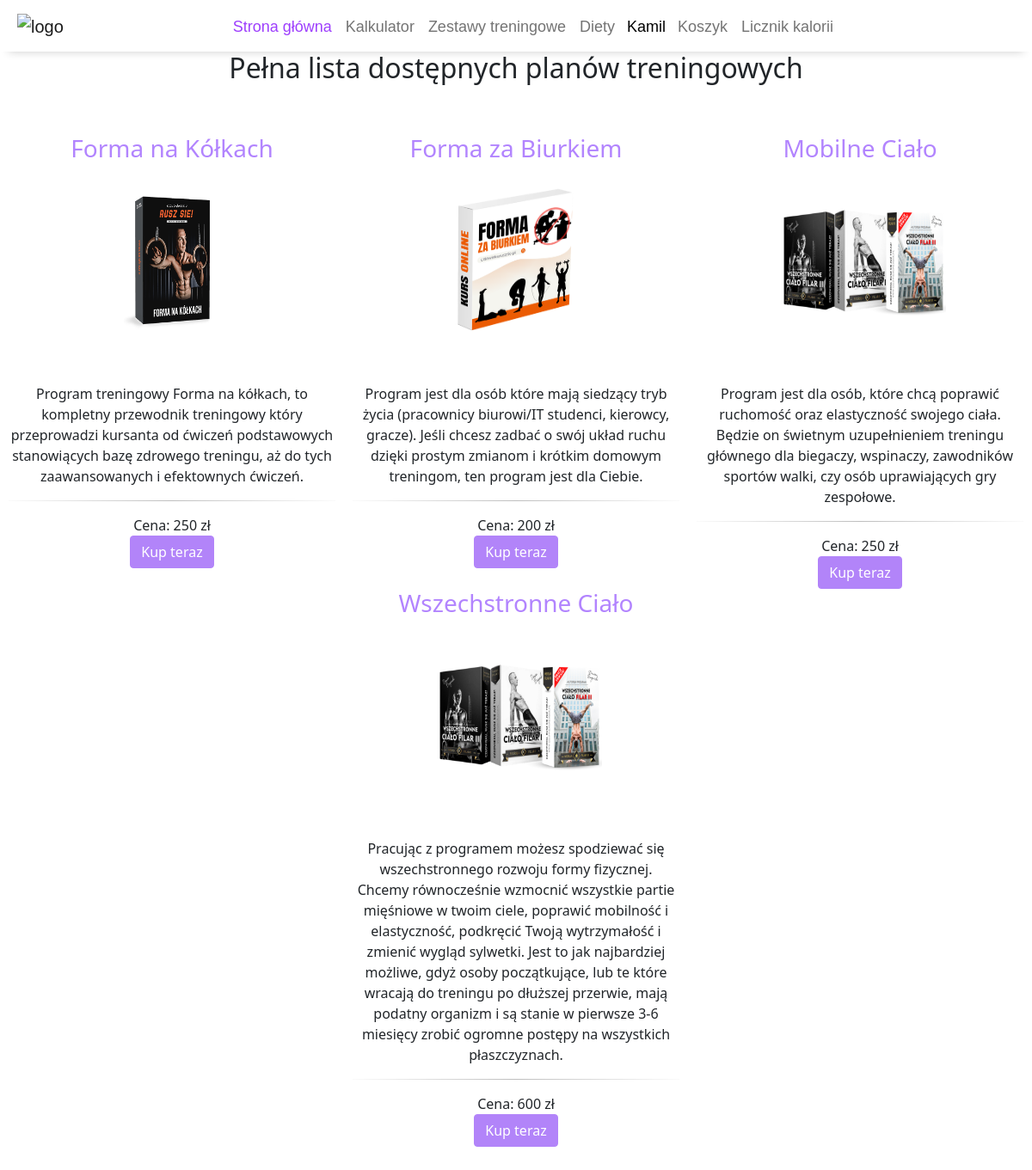
The app's page /trainingPlans.php (signed in) with its own data.
### tables this page shows
CREATE TABLE `users` (
  `id` int(11) NOT NULL,
  `login` varchar(20) NOT NULL,
  `email` varchar(100) NOT NULL,
  `password` text NOT NULL,
  `imie` varchar(20) NOT NULL,
  `nazwisko` varchar(20) NOT NULL,
  `role_id` int(11) NOT NULL DEFAULT 1,
  `wiek` int(10) NOT NULL,
  `waga` int(11) NOT NULL,
  `wzrost` int(100) NOT NULL,
  `zapotrzebowanie` int(255) NOT NULL
);

CREATE TABLE `products` (
  `id` int(11) NOT NULL,
  `title` varchar(100) NOT NULL,
  `description` varchar(500) NOT NULL,
  `price` int(11) NOT NULL,
  `photo_title` varchar(400) NOT NULL,
  `product_type` varchar(50) NOT NULL,
  `origin_number` int(11) NOT NULL,
  `category_number` int(11) NOT NULL
);

### htdocs/public/php/Config.php (called while the page is built)
<?php
class Config
{
    private static $dsn = 'mysql:host=localhost;dbname=database';
    private static $user = 'root';
    private static $password = '';
    public static function getDsn()
    {
        return self::$dsn;
    }
    public static function getUser()
    {
        return self::$user;
    }
    public static function getPassword()
    {
        return self::$password;
    }
}
?>

### htdocs/public/php/Funkcje.php (called while the page is built, shortened)
<?php
require_once("Config.php");
class Funkcje
{
    private $db;
    public function __construct()
    {
        $this->db = new PDO(Config::getDsn(), Config::getUser(), Config::getPassword());
    }
    public function isLoggedIn()
    {
        if(isset($_SESSION['user_id']) && !empty($_SESSION['user_id']))
        {
            return true;
        }
        return false;
    }
    public function getAccountDetailsById($id)
    {
        $stmt = $this->db->prepare("SELECT * FROM users WHERE id=:id");
        $stmt->execute(array(':id' => $id));
        $row = $stmt->fetch();
        return $row;
    }
    public function getLoggedAccountId()
    {
        return $_SESSION['user_id'];
    }
    public function getTrainingPlans()
    {
        $sql = "SELECT * FROM products WHERE product_type = 'plan'";
        $stmt = $this->db->prepare($sql);
        $stmt->execute();
        if(!empty($id))
        {
            return $stmt->fetch();
        }
        else
        {
            return $stmt->fetchAll();
        }
    }
}
?>

### htdocs/trainingPlans.php (the view, shortened to what this page needs)
<?php
    require_once("public/php/Funkcje.php");
    $funkcje = new Funkcje();
 ?>
<!DOCTYPE html>
<html lang="pl">
    <head>
        <link rel="stylesheet" href="public/styles/reset.css">
        <link rel="stylesheet" href="public/styles/globals.css">
        <link rel="stylesheet" href="public/styles/globals-low-resolution.css">
        <link href="https://cdn.jsdelivr.net/npm/bootstrap@5.2.2/dist/css/bootstrap.min.css" rel="stylesheet">
        <link href="https://cdn.jsdelivr.net/npm/bootstrap@5.0.2/dist/css/bootstrap.min.css" rel="stylesheet">
        <link href="https://pro.fontawesome.com/releases/v5.10.0/css/all.css" rel="stylesheet">
    </head>
    <body>
        <?php
        include('public/partials/header.php');
        ?>
        <div class="text-center">
            <h2 class="fade-in-text">Pełna lista dostępnych planów treningowych</h2>
        </div>
        <div>
            <div class="content-training-plans">
                <?php
                    $plans = $funkcje->getTrainingPlans();
                    foreach($plans as $plan){
                ?>
                <div class="" style="padding-right: 10px; padding-left: 10px;">
                    <h3>
                    <?php
                        echo '<a href="/productInfo.php?product_id='. $plan['id']. '" style="text-decoration: none; color: #B284FE;">'.$plan['title']  .'</a>';
                    ?></h3>
                    <?php echo "<img src='public/upload_products_images/".$plan['photo_title']."' alt='".$plan['photo_title']."' width='100' height='100'>";  ?>
                    <br>
                    <br>
                    <br>
                    <?php echo $plan['description']; ?>
                    <hr class="hr-custom">
                    <?php echo "Cena: ".$plan['price'] . " zł";  ?><br>
                    <?php
                        if($funkcje->isLoggedIn()){
                            echo "<a href='buyproduct.php/?user_id=".$account['id']."&product_id=".$plan['id']."' class='btn btn-dark btn-rounded button-purple-lighter'>Kup teraz</a>";
                        }
                    ?>
                </div>
                <?php } ?>
            </div>
        </div>
    </body>
</html>

### htdocs/public/partials/header.php (shortened to what this page needs)
<nav class="navbar navbar-expand-lg navbar-light bg-white fixed-top">
    <a class="navbar-brand" href="index.php">
        <img class="dumbell-icon color-purple-hover" style="width: 50px;" src="public/img/dumbbell.png" alt="logo">
    </a>
    <div class="collapse navbar-collapse bg-white" id="navbarNavDropdown">
        <ul class="navbar-nav mx-auto">
        <li class="nav-item">
            <a class="nav-link color-purple" href="index.php">Strona główna</a>
        </li>
        <li class="nav-item">
            <a class="nav-link color-purple-hover" href="index.php#content-calculator">Kalkulator</a>
        </li>
        <li class="nav-item">
            <a class="nav-link color-purple-hover" href="index.php#content-training-plans">Zestawy treningowe</a>
        </li>
        <li class="nav-item">
            <a class="nav-link color-purple-hover" href="index.php#content-diet-plans">Diety</a>
        </li>
        <?php if(!$funkcje->isLoggedIn()): ?>
        <li class="nav-item">
            <a class="nav-link color-purple-hover" href="login.php">Logowanie</a>
        </li>
        <li class="nav-item">
            <a class="nav-link color-purple-hover" href="register.php">Rejestracja</a>
        </li>
        <?php else: ?>
            <div class="dropdown">
            <li class="nav-item">
                <?php
                    $account = $funkcje->getAccountDetailsById($funkcje->getLoggedAccountId());
                ?>
                <button class="dropbtn"><?php echo $account['imie']; ?></button>
        </li>
            </div>
            <li class="nav-item">
                <a class="nav-link color-purple-hover" href="shoppingcart.php">Koszyk</a>
            </li>
            <li class="nav-item">
                <a class="nav-link color-purple-hover" href="fitatu.php">Licznik kalorii</a>
            </li>
        <?php endif; ?>
        </ul>
    </div>
</nav>

### htdocs/public/styles/globals.css (style rules this page uses)
html { margin-top: 60px !important; }
body { background-color: #16163F; font-family: 'Roboto', sans-serif; }
.fade-in-text { animation: fadeIn 3s; }
.navbar { font-family: 'Arial'; font-size: 18px; padding-top: 0 !important; box-shadow: 0 10px 10px -10px rgba(0,0,0,.2); height: 60px; text-align: center; }
.dropbtn { background-color: white; border: none; height: 43px; }
.dropdown { position: relative; display: inline-block; }
.navbar li, img { padding-top: 10px; }
a { color: #16163F; }
.color-purple { color: #9E3FFD !important; }
.dumbell-icon { margin-left: 20px; margin-right: 20px; }
.collapse { padding-left: 20px !important; }
.content-training-plans { min-height: 100px; background-color:white; display: flex; flex-wrap: wrap; flex-direction: row; justify-content: space-evenly; flex-wrap: wrap; overflow: hidden; text-align: center; padding-bottom: 50px; padding-top: 50px; }
.content-training-plans div { max-width: 400px; }
.content-training-plans img { width: 200px; height: 200px; }
.hr-custom { border: 0; height: 2px; background-image: -webkit-linear-gradient(left, #f0f0f0, #000000, #f0f0f0); background-image: -moz-linear-gradient(left, #f0f0f0, #000000, #f0f0f0); background-image: -ms-linear-gradient(left, #f0f0f0, #000000, #f0f0f0); background-image: -o-linear-gradient(left, #f0f0f0, #000000, #f0f0f0); }
.button-purple-lighter { background-color: #b284f9 !important; border-color: #b284f9 !important; }

### records on screen
users: imie "Kamil"
products: title "Forma na Kółkach", photo_title (picture), description "Program treningowy Forma na kółkach, to kompletny przewodnik treningowy który przeprowadzi kursanta od ćwiczeń podstawowych stanowiących bazę zdrowego treningu, aż do tych zaawansowanych i efektownych ćwiczeń.", price "250"
products: title "Forma za Biurkiem", photo_title (picture), description "Program jest dla osób które mają siedzący tryb życia (pracownicy biurowi/IT studenci, kierowcy, gracze). Jeśli chcesz zadbać o swój układ ruchu dzięki prostym zmianom i krótkim domowym treningom, ten program jest dla Ciebie.", price "200"
products: title "Mobilne Ciało", photo_title (picture), description "Program jest dla osób, które chcą poprawić ruchomość oraz elastyczność swojego ciała. Będzie on świetnym uzupełnieniem treningu głównego dla biegaczy, wspinaczy, zawodników sportów walki, czy osób uprawiających gry zespołowe.", price "250"
products: title "Wszechstronne Ciało", photo_title (picture), description "Pracując z programem możesz spodziewać się wszechstronnego rozwoju formy fizycznej. Chcemy równocześnie wzmocnić wszystkie partie mięśniowe w twoim ciele, poprawić mobilność i elastyczność, podkręcić Twoją wytrzymałość i zmienić wygląd sylwetki. Jest to jak najbardziej możliwe, gdyż osoby początkujące, lub te które wracają do treningu po dłuższej przerwie, mają podatny organizm i są stanie w pierwsze 3-6 miesięcy zrobić ogromne postępy na wszystkich płaszczyznach.", price "600"
